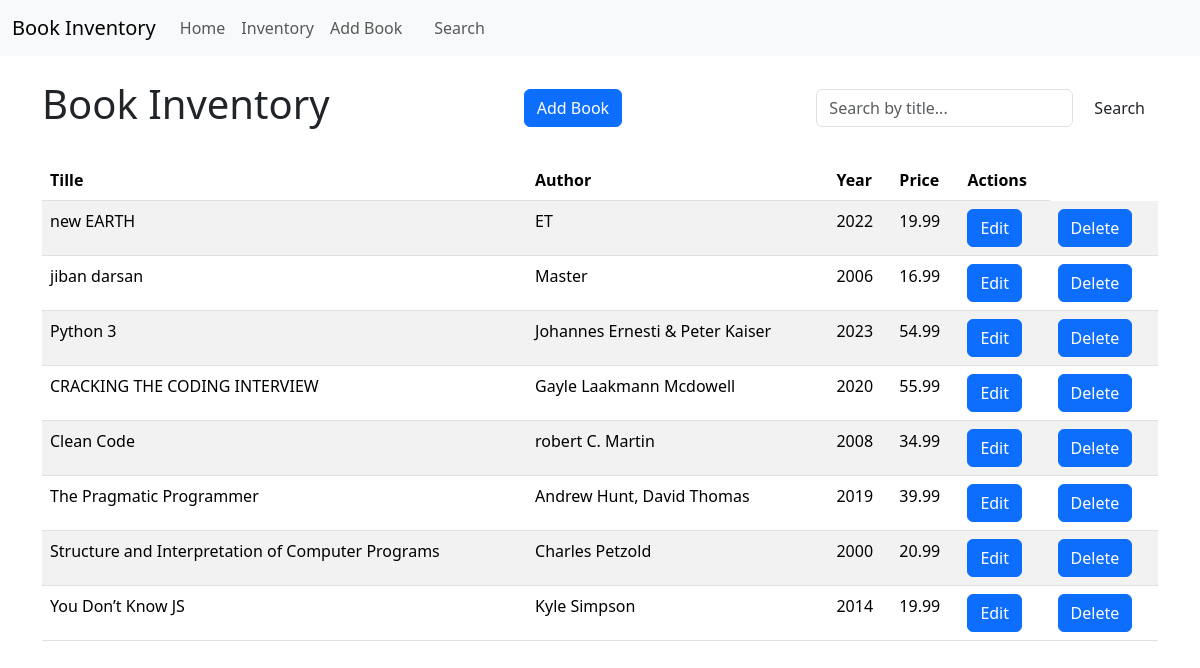
Screenshot of /inventory/ with the database file from the repository.
### inventory/models.py (models this page shows, shortened)
class Book(models.Model):
    title = models.CharField(max_length=100)
    author = models.CharField(max_length=100)
    year = models.PositiveIntegerField()
    price = models.DecimalField(max_digits=6, decimal_places=2)

### inventory/views.py (the view)
# urls.py: path('inventory/', views.InventoryListView.as_view(), name='inventory_page'),
class InventoryListView(ListView):
  model = Book
  template_name = 'inventory/inventory.html'
  context_object_name = 'books_list'

### templates/inventory/inventory.html (shortened to what this page needs)
{% extends 'base.html' %}
{% load static %}
{% block content %}
<div class="container mt-4">
  <div class="justify-content-between align-items-center d-flex mb-4">
    <h1>Book Inventory</h1>
    <a href="{% url 'add_book' %}" class="btn btn-primary">Add Book</a>
    <form action="{% url 'search_book' %}" method="GET" class="d-flex" role="search">
      <input type="text" name="q" value="{{ query|default:'' }}" class="form-control me-2" placeholder="Search by title...">
      <button class="btn btn-online-primary" type="submit">Search</button>
    </form>
  </div>
  <table class="table table-striped table-hover">
    <thead>
      <tr>
        <th scope="col">Tille</th>
        <th scope="col">Author</th>
        <th scope="col">Year</th>
        <th scope="col">Price</th>
        <th scope="col">Actions</th>
      </tr>
    </thead>
    <tbody>
      {% for book in books_list %}
      <tr>
        <td>{{ book.title }}</td>
        <td>{{ book.author }}</td>
        <td>{{ book.year}}</td>
        <td>{{book.price}}</td>
        <td><a href="{% url 'edit_book' book.id %}" class="btn btn-primary">Edit</a>
        </td>
        <td><a href="{% url 'delete_book' book.id %}" class="btn btn-primary">Delete</a></td>
      </tr>
      {% endfor %}
    </tbody>
  </table>
</div>
{% endblock content %}

### templates/base.html (shortened to what this page needs)
{% load static %}
<!DOCTYPE html>
<html lang="en">
<head>
  <link
  href="https://cdn.jsdelivr.net/npm/bootstrap@5.3.7/dist/css/bootstrap.min.css"
  rel="stylesheet"
>
</head>
<body>
  <header>
  <nav class="navbar navbar-expand-lg bg-body-tertiary">
  <div class="container-fluid">
    <a class="navbar-brand" href="#">Book Inventory</a>
    <div class="collapse navbar-collapse" id="navbarNavAltMarkup">
      <div class="navbar-nav">
        <a class="nav-link" href="{% url 'home' %}">Home</a>
        <a class="nav-link" href="{% url 'inventory_page' %}">Inventory</a>
        <a class="nav-link" href="{% url 'add_book' %}">Add Book</a>
        <a class="nav-link" href=""></a>
        <a href="{% url 'search_book' %}" class="nav-link">Search</a>
      </div>
    </div>
  </div>
</nav>
  </header>
  {% block content %}
  {% endblock content %}
</body>
</html>

### rows the page displays
Book: title "new EARTH", author "ET", year "2022", price "19.99"
Book: title "jiban darsan", author "Master", year "2006", price "16.99"
Book: title "Python 3", author "Johannes Ernesti & Peter Kaiser", year "2023", price "54.99"
Book: title "CRACKING THE CODING INTERVIEW", author "Gayle Laakmann Mcdowell", year "2020", price "55.99"
Book: title "Clean Code", author "robert C. Martin", year "2008", price "34.99"
Book: title "The Pragmatic Programmer", author "Andrew Hunt, David Thomas", year "2019", price "39.99"
Book: title "Structure and Interpretation of Computer Programs", author "Charles Petzold", year "2000", price "20.99"
Book: title "You Don’t Know JS", author "Kyle Simpson", year "2014", price "19.99"
